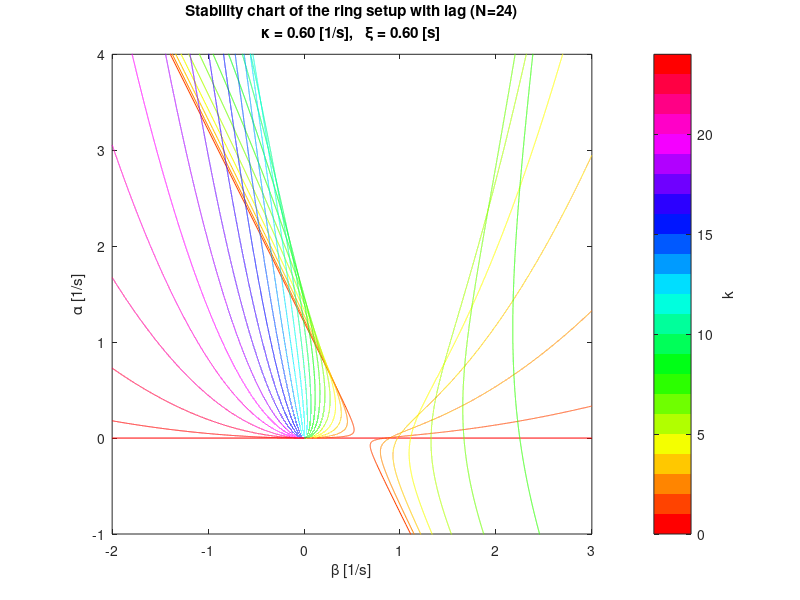

Reproduce this figure in MATLAB.
%% Create analytical stability charts for the ring setup with time delay

clear; %close all; clc;

%% Parameters
kappa=0.6;
xi=0.6;
NN=24;  % 8, 24, 60
% range of parameters
betamin=-2;     %    0, -2
betamax=3;      %  1.2,  3
alphamin=-1;	%    0, -1
alphamax=4;     %  1.2,  4
aspect_ratio=1;	%    1,  1

% range of frequencies for stability boundaries
ommin=0;
ommax=2*pi;
dom=0.0001;
om=ommin:dom:ommax;

%% Stability boundaries
% omega>0
alpha=zeros(NN-1,length(om));
beta=zeros(size(alpha));
for kk=1:NN-1
    alpha(kk,:)=om.^2.*(1-cos(2*kk*pi/NN)-om*xi*sin(2*kk*pi/NN))./...
                (-om*sin(2*kk*pi/NN)+2*kappa*(1-cos(2*kk*pi/NN)));
    beta(kk,:)=(-om.^2+kappa*om.*(sin(2*kk*pi/NN)+om*xi*(1-cos(2*kk*pi/NN))))./...
                (-om*sin(2*kk*pi/NN)+2*kappa*(1-cos(2*kk*pi/NN)));
    % remove asymptotes
    beta(kk,beta(kk,:)>betamax | beta(kk,:)<betamin)=nan;
end

%% Stability chart
figure(1); clf; hold on; box on;
colors=interp1(linspace(0,1,7),[1,0,0;1,1,0;0,1,0;0,1,1;0,0,1;1,0,1;1,0,0],...
    linspace(0,1,NN));
colormap(colors);
% omega=0
plot([betamin,betamax],[0,0],'Color',colors(1,:));
% omega>0
for kk=1:NN-1
%     plot(beta(kk,:),alpha(kk,:),'b');
    plot(beta(kk,:),alpha(kk,:),'Color',colors(kk+1,:));
end
axis([betamin betamax alphamin alphamax]);
pbaspect([aspect_ratio,1,1]);
xlabel('\beta [1/s]');
ylabel('\alpha [1/s]');
title(['Stability chart of the ring setup with lag (N=',num2str(NN),')',10,...
       '\kappa = ',num2str(kappa,'%3.2f'),...
       ' [1/s],   \xi = ',num2str(xi,'%3.2f'),' [s]']);
bar=colorbar; ylabel(bar,'k'); caxis([0,NN]);